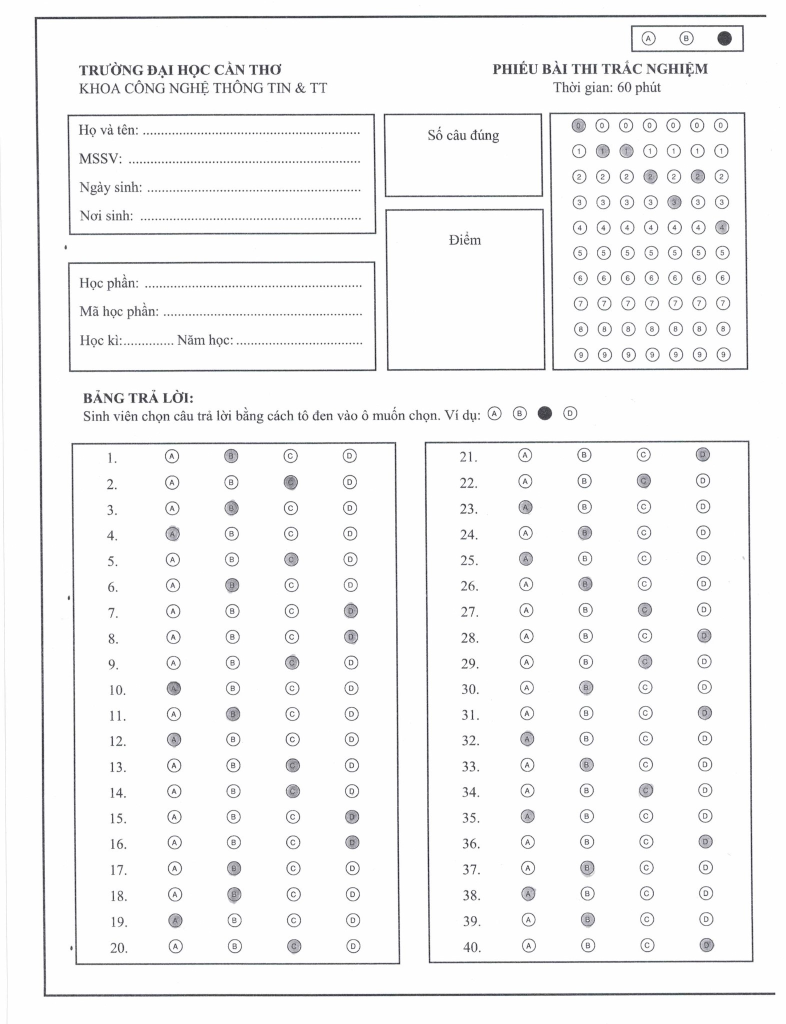
#> input picture CODE_CHAM_BAI/CODE_CHAM_BAI/Bubble-sheet-grading-using-OMR/bubble-sheet-grading/img/img1.jpg, 1572 x 2048 px, given in place of testt.JPG, which was not available (shown at 1/2 size)
$ python cmm.py
#> lines starting #> are read from the running program, lines starting #| are printed output that depends on the picture; after the words box and inside, x2 and y2 are one past the last pixel; in counts of white or black regions, pixels touching at a corner belong together; pictures that were not available may be replaced by others from this repository, and a replacement may not be noted
# them thu vien
from imutils.perspective import four_point_transform
from skimage.filters import threshold_local
from imutils import contours
import numpy as np
import argparse
import imutils
import cv2


ANSWER_KEY = {0:1,1:1,2:1,3:1,4:1,5:1,6:1,7:1,8:1,9:1}


img = cv2.imread("testt.JPG")
#> img is the input picture: shape (2048, 1572, 3); mean B, G, R 246, 245.7, 245.7

gray = cv2.cvtColor(img,cv2.COLOR_BGR2GRAY)
blurred = cv2.GaussianBlur(gray,(5,5),0)
edged = cv2.Canny(blurred,75,200)
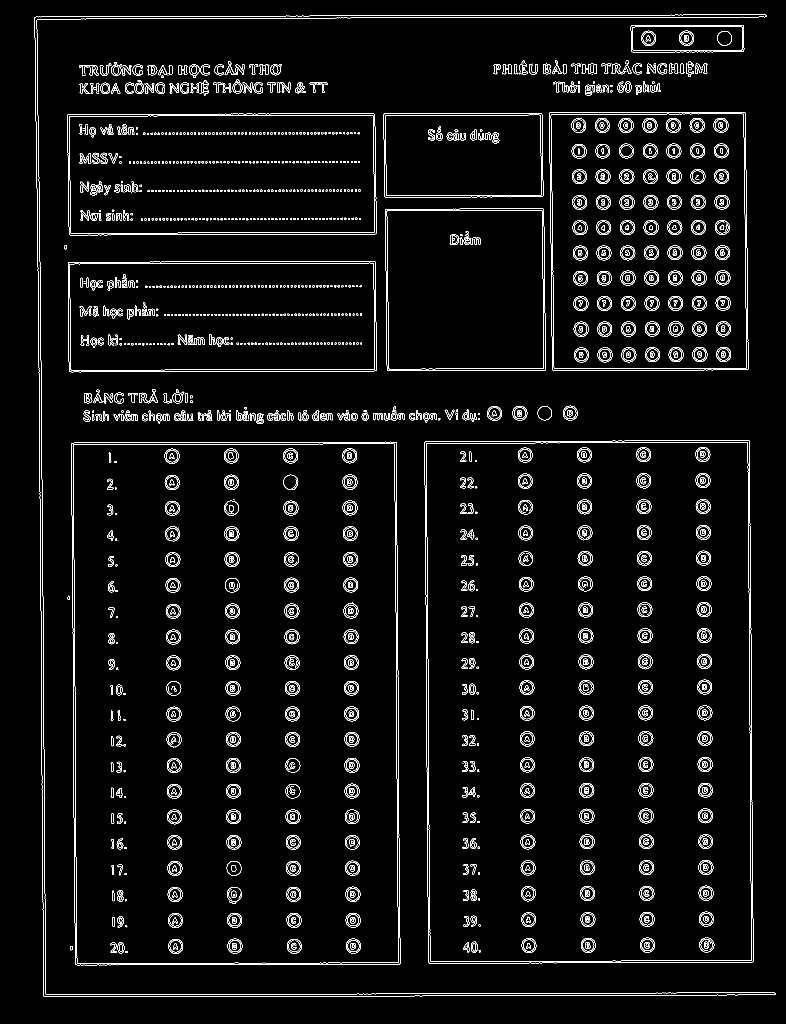
#> edged: shape (2048, 1572) (shown at 1/2 size); 3.9% white in thin lines or dots

# tim duong vien
cnts = cv2.findContours(edged.copy(),cv2.RETR_EXTERNAL,cv2.CHAIN_APPROX_SIMPLE)
#> cnts = 210 contours, 88 with area under 20; largest, box (x1, y1, x2, y2) and area: (142, 883, 801, 1931) 678542, (849, 881, 1508, 1927) 677656, (1098, 224, 1497, 742) 202090, (134, 227, 753, 471) 148116, (136, 522, 753, 745) 134834
cnts = imutils.grab_contours(cnts)

docCnt = None
# co it nhat 1 duong vien duoc tim thay
if len(cnts) >0:
    # sap thu tu duong vien giam dan
    cnts = sorted(cnts, key=cv2.contourArea, reverse= True)

    # lap cac duong vien da sap xep
    for c in cnts:
        # gan dung duong vien
        peri = cv2.arcLength(c,True)
        approx = cv2.approxPolyDP(c,0.02 * peri, True)

        # neu duong vien co 4 diem, chung ta gia su da tim thay bai thi
        if len(approx) == 4:
            docCnt = approx
            break
#> this loop made 1 pass
#> (peri, docCnt) on pass 1: (3422.1, [[792, 884], [143, 886], [151, 1929], [800, 1927]])
paper = four_point_transform(img, docCnt.reshape(4, 2))
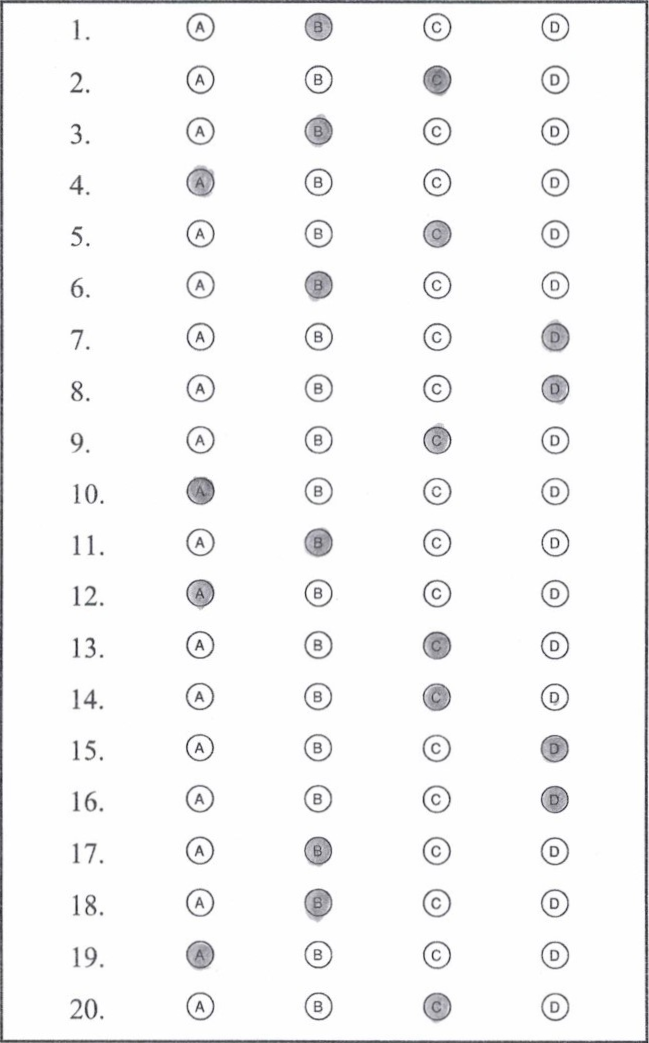
#> paper: shape (1043, 649, 3); mean B, G, R 246.3, 245.9, 246

cv2.imshow("ddd",imutils.resize(paper, height = 650))
gray1 = cv2.cvtColor(paper,cv2.COLOR_BGR2GRAY)
blurred1 = cv2.GaussianBlur(gray1,(5,5),0)
edged1 = cv2.Canny(blurred1,75,200)
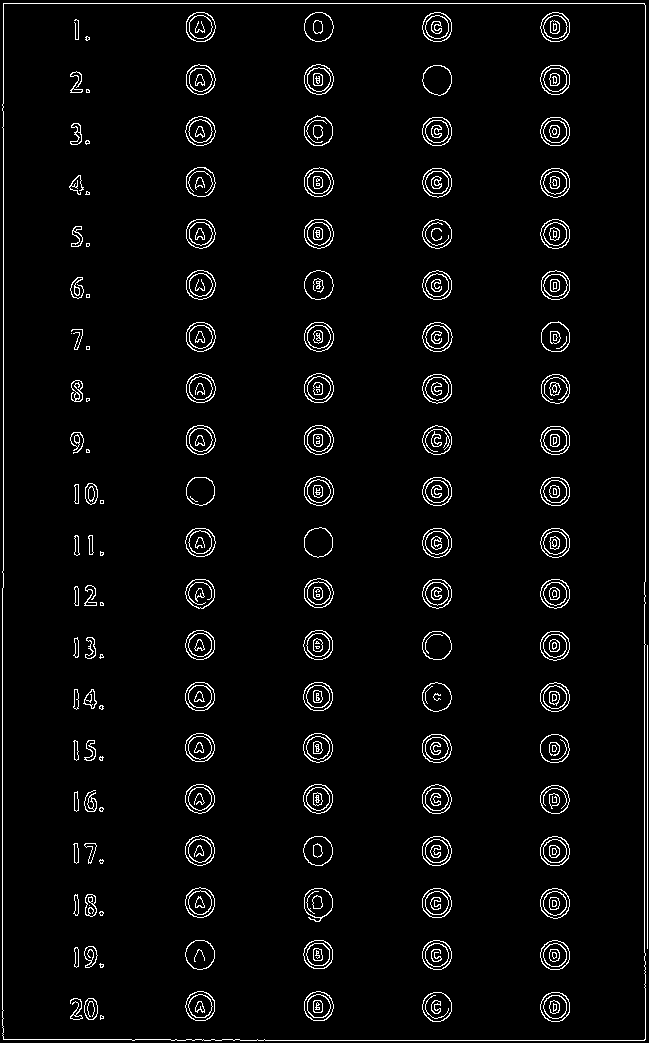
#> edged1: shape (1043, 649); 3.6% white in thin lines or dots

cnts1 = cv2.findContours(edged1.copy(),cv2.RETR_TREE,cv2.CHAIN_APPROX_SIMPLE)
#> cnts1 = 631 contours, 151 with area under 20; largest, box (x1, y1, x2, y2) and area: (2, 3, 646, 1041) 665620, (2, 3, 646, 1041) 665616, (540, 888, 570, 919) 690, (304, 64, 334, 95) 690, (186, 12, 216, 42) 689
cnts1 = imutils.grab_contours(cnts1)

docCnt1 = None
if len(cnts1) >0:
    # sap thu tu duong vien giam dan
    cnts1 = sorted(cnts1, key=cv2.contourArea, reverse= True)
    # lap cac duong vien da sap xep
    for c in cnts1[4:10]:
        # gan dung duong vien
        peri = cv2.arcLength(c,True)
        approx = cv2.approxPolyDP(c,0.02 * peri, True)

        # neu duong vien co 4 diem, chung ta gia su da tim thay bai thi
        if len(approx) == 4:
            docCnt1 = approx
            break
#> this loop made 6 passes
#> peri on passes 1 to 6: 98.43, 98.67, 98.08, 97.84, 97.25, 128.8


#> (the run stopped early here; a loop or call above may not have finished)

$ run again, on CODE_CHAM_BAI/CODE_CHAM_BAI/Bubble-sheet-grading-using-OMR/bubble-sheet-grading/img/img3.jpg
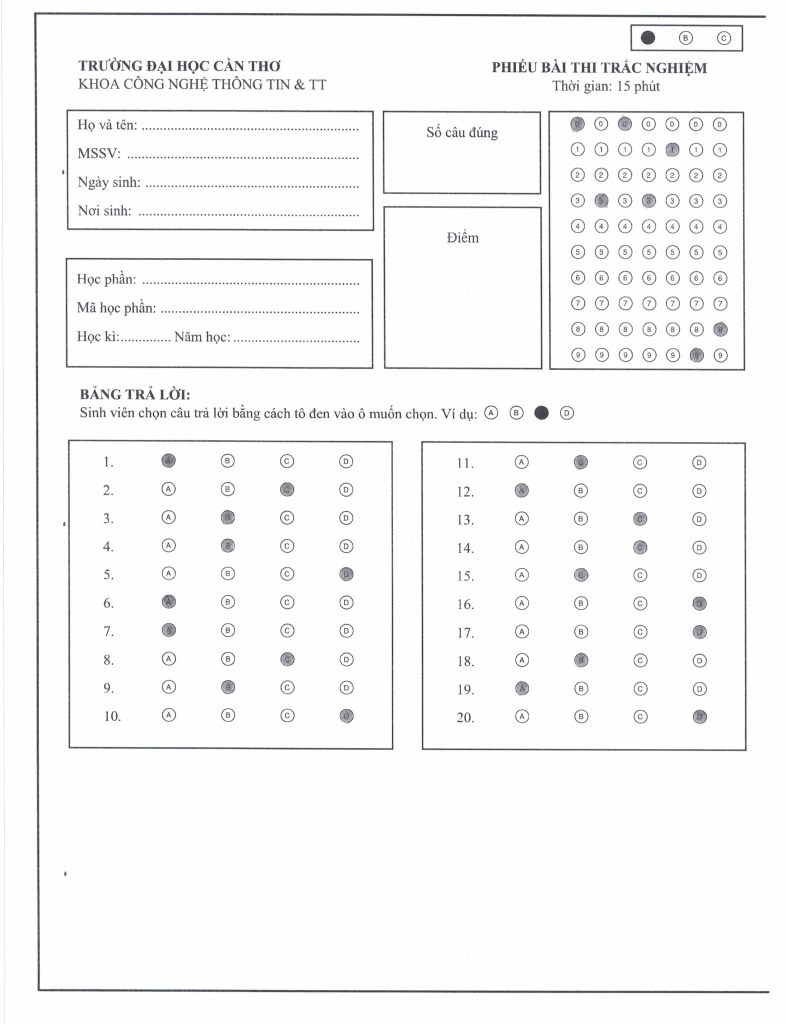
#> input picture CODE_CHAM_BAI/CODE_CHAM_BAI/Bubble-sheet-grading-using-OMR/bubble-sheet-grading/img/img3.jpg, 1572 x 2048 px, given in place of testt.JPG, which was not available (shown at 1/2 size)
#> img is the input picture: shape (2048, 1572, 3); mean B, G, R 247.3, 247.1, 247.1
#> `edged = cv2.Canny(blurred,75,200)`:
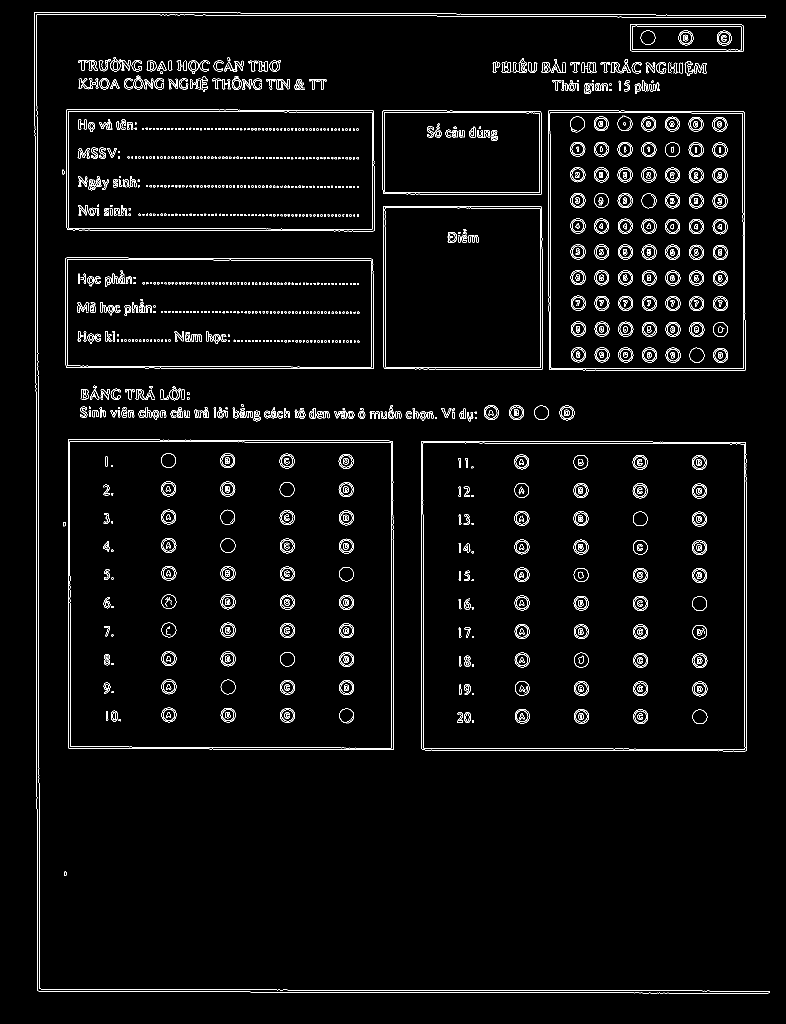
#> edged: shape (2048, 1572) (shown at 1/2 size); 3% white in thin lines or dots, all inside (x1, y1, x2, y2) = (68, 24, 1539, 1987)
#> cnts = 198 contours, 82 with area under 20; largest, box (x1, y1, x2, y2) and area: (136, 879, 787, 1500) 401307, (842, 882, 1494, 1503) 401208, (1096, 221, 1491, 742) 203109, (132, 218, 749, 463) 148112, (131, 515, 747, 738) 135204
#> the loop `for c in cnts:` made 1 pass
#> (peri, docCnt) on pass 1: (2552.7, [[136, 879], [137, 1496], [786, 1499], [785, 882]])
#> `edged1 = cv2.Canny(blurred1,75,200)`:
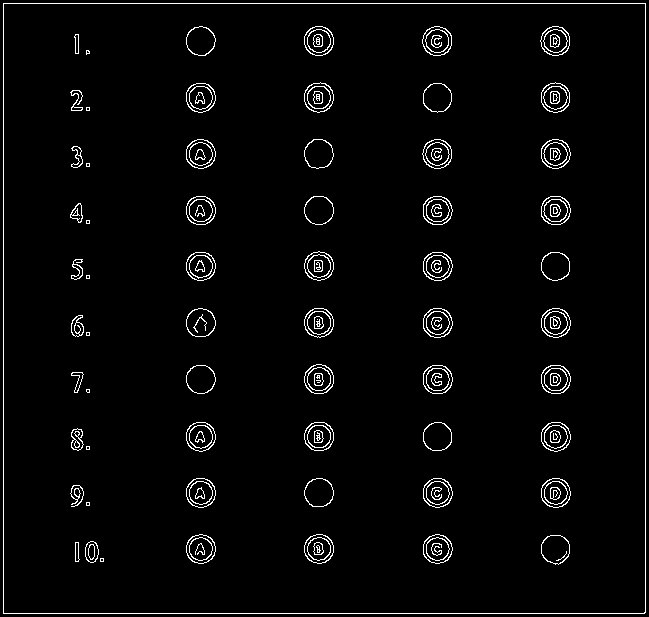
#> edged1: shape (617, 649); 3% white in thin lines or dots
#> cnts1 = 278 contours, 62 with area under 20; largest, box (x1, y1, x2, y2) and area: (3, 3, 646, 614) 391620, (3, 3, 646, 614) 391616, (304, 82, 334, 113) 683, (304, 26, 334, 56) 682, (423, 308, 453, 338) 680
#> the loop `for c in cnts1[4:10]:` made 6 passes
#> peri on passes 1 to 6: 97.25, 97.25, 96.67, 97.25, 97.25, 97.25
